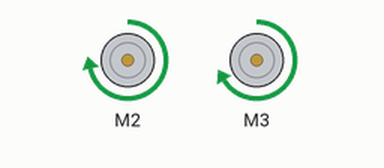
Recording of a sketch running on a simulated Arduino Uno, built with avr-gcc and run on an emulated ATmega328P. On the bench: 2 × DC motor (green arrow = forward, orange = backward, longer = faster).

Above: at 1.5 s.
At 3.5 s:
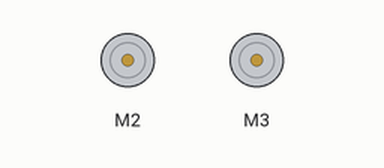
At 5.5 s:
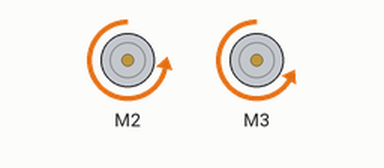
Timing chart, 0 to 10.4 s (numbered marks = the images above):
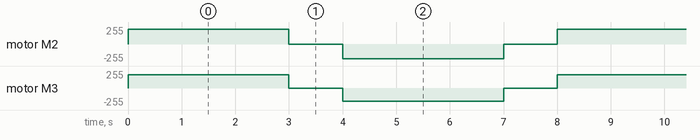

The sketch:

Motor.ino
```cpp
#include <AFMotor.h>

AF_DCMotor esquerda(2); // Referência ao motor do lado esquerdo - Ele está ligado na porta M2 da shield
AF_DCMotor direita(3); // Referência ao motor do lado direito - Ele está ligado na porta M3 da shield

void setup() {
  esquerda.setSpeed(0); // Controle de Velocidade do motor da esquerda
  direita.setSpeed(0);  // Controle de Velocidade do motor da direita
}

void loop() {
  // Motores vão para frente
  esquerda.setSpeed(220);   // Define a velocidade do motor esquerdo
  esquerda.run(FORWARD);    // Move o motor esquerdo para frente
  direita.setSpeed(200);    // Define a velocidade do motor direito
  direita.run(FORWARD);     // Move o motor direito para frente

  delay(3000);  // Mantém os motores em movimento para frente por 3 segundos

  // Motores param
  esquerda.run(RELEASE);
  direita.run(RELEASE);

  delay(1000);  // Pausa de 1 segundo antes de mudar para marcha à ré

  // Motores vão para trás
  esquerda.run(BACKWARD);   // Move o motor esquerdo para trás
  direita.run(BACKWARD);    // Move o motor direito para trás

  delay(3000);  // Mantém os motores em movimento para trás por 3 segundos

  // Motores param
  esquerda.run(RELEASE);
  direita.run(RELEASE);

  delay(1000);  // Pausa antes de repetir o ciclo
}
```

Measured:
- by itself, motor M2: repeats every 8.0 s: stopped 1.0 s, backward 220/255 3.0 s, stopped 1.0 s, forward 220/255 3.0 s
- by itself, motor M3: repeats every 8.0 s: stopped 1.0 s, backward 200/255 3.0 s, stopped 1.0 s, forward 200/255 3.0 s
